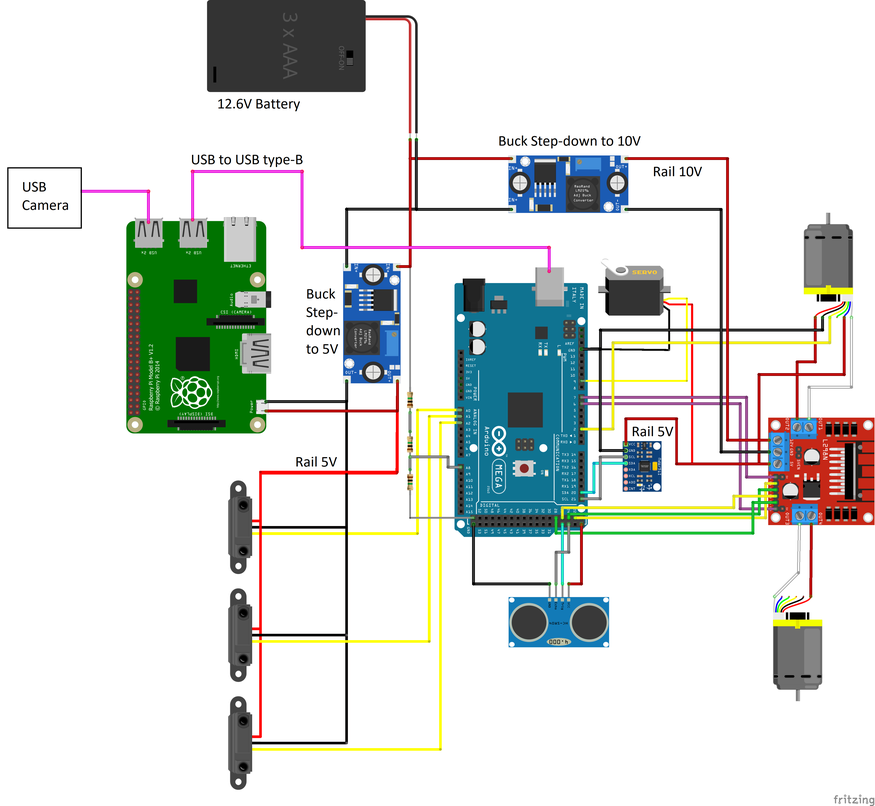
#> input picture image.png, 875 x 806 px, shrunk from 3720 x 3426 before the run
$ python -i openCV.py   (imports and definitions only)
#> lines starting #> are read from the running program, lines starting #| are printed output that depends on the picture; after the words box and inside, x2 and y2 are one past the last pixel; in counts of white or black regions, pixels touching at a corner belong together
import cv2
import numpy as np
import stack
import math
import time
from statistics import mode

def empty():
    pass

start_time = time.process_time()

def get_start_time():
    return start_time


def get_contours(img, imgContour):
    contours, hierarchy = cv2.findContours(img, cv2.RETR_EXTERNAL, cv2.CHAIN_APPROX_SIMPLE)
    contours = sorted(contours, key=cv2.contourArea, reverse=True)[:1]
    try:
        cnt = contours[0]                   # --- since there is only one contour in the image
        area = cv2.contourArea(cnt)         # contour area
        peri = cv2.arcLength(cnt, True)
        approx = cv2.approxPolyDP(cnt, 0.02 * peri, True)
        result = 0

        # find 4 extreme points in contours
        leftmost = tuple(cnt[cnt[:, :, 0].argmin()][0])
        rightmost = tuple(cnt[cnt[:, :, 0].argmax()][0])
        topmost = tuple(cnt[cnt[:, :, 1].argmin()][0])
        bottommost = tuple(cnt[cnt[:, :, 1].argmax()][0])

        # find customized center respectively to the leftmost and the rightmost point
        center = ((leftmost[0] + rightmost[0]) // 2, (leftmost[1] + rightmost[1]) // 2)

        # find contour coordinates, width and height
        x, y, w, h = cv2.boundingRect(approx)

        M = cv2.moments(cnt)

        # calculate x,y coordinate of default center
        cX = int(M["m10"] / M["m00"] + 1e-5)
        cY = int(M["m01"] / M["m00"] + 1e-5)

        # distance between the default center with the bottom point
        distance = int(math.sqrt(pow(bottommost[0] - cX, 2) + pow(bottommost[1] - cY, 2)))

        # only detect if the contours is found (the contours is in the rectangle, this will allow to detect 1 object at a time)
        if distance < h:

            cv2.drawContours(imgContour, cnt, -1, (255, 0, 255), 3)

            cv2.rectangle(imgContour, (x, y), (x + w, y + h), (0, 255, 0), 3)
            cv2.putText(imgContour, "Points: " + str(len(approx)), (x + w - 100, y - 10), cv2.FONT_HERSHEY_COMPLEX,
                        .7,
                        (0, 255, 0), 2)
            cv2.putText(imgContour, "Area: " + str(int(area)), (x + w - 100, y - 35), cv2.FONT_HERSHEY_COMPLEX, 0.7,
                        (0, 255, 0), 2)

            cv2.circle(imgContour, (cX, cY), 5, (0, 0, 255), -1)
            cv2.putText(imgContour, "center", (cX - 25, cY - 25), cv2.FONT_HERSHEY_SIMPLEX, 0.5, (0, 0, 255), 2)

            cv2.line(imgContour, (cX, cY), (bottommost[0], bottommost[1]), (255, 0, 0), thickness=2)
            cv2.line(imgContour, (center[0], center[1]), (bottommost[0], bottommost[1]), (255, 0, 0), thickness=2)

            cv2.circle(imgContour, center, 6, (255, 0, 0), -1)
            cv2.circle(imgContour, bottommost, 6, (255, 0, 0), -1)
            cv2.circle(imgContour, leftmost, 6, (255, 0, 0), -1)
            cv2.circle(imgContour, rightmost, 6, (255, 0, 0), -1)
            cv2.circle(imgContour, topmost, 6, (255, 0, 0), -1)

            distance_center_left = int(math.sqrt(pow(cX - leftmost[0], 2) + pow(cY - leftmost[1], 2)))
            distance_center_right = int(math.sqrt(pow(cX - rightmost[0], 2) + pow(cY - rightmost[1], 2)))
            distance_center_top = int(math.sqrt(pow(cX - topmost[0], 2) + pow(cY - topmost[1], 2)))
            distance_center_bottom = int(math.sqrt(pow(cX - bottommost[0], 2) + pow(cY - bottommost[1], 2)))
            distance_center_centerSurf = int(math.sqrt(pow(cX - center[0], 2) + pow(cY - center[1], 2)))
            distance_center_topmost = int(
                math.sqrt(pow(topmost[0] - center[0], 2) + pow(topmost[1] - center[1], 2)))
            distance_center_leftmost = int(
                math.sqrt(pow(leftmost[0] - center[0], 2) + pow(leftmost[1] - center[1], 2)))
            distance_center_bottomMost = int(
                math.sqrt(pow(bottommost[0] - center[0], 2) + pow(bottommost[1] - center[1], 2)))
            distance_center_rightMost = int(
                math.sqrt(pow(rightmost[0] - center[0], 2) + pow(rightmost[1] - center[1], 2)))

            # draw enclosing circle
            (enclosing_x, enclosing_y), radius = cv2.minEnclosingCircle(cnt)
            center_enclosing = (int(enclosing_x), int(enclosing_y))
            radius = int(radius)
            cv2.circle(imgContour, center_enclosing, radius, (0, 0, 255), 2)
            enclosing_area = math.pi * pow(radius, 2)
            division = enclosing_area / area
            new_division = radius / distance_center_left

            if 4 <= len(approx) <= 6:
                cv2.putText(imgContour, "Cubic", (x + w - 100, y - 55), cv2.FONT_HERSHEY_COMPLEX, .7,
                            (0, 255, 0), 2)
                result = 1
            elif len(approx) == 7:
                cv2.putText(imgContour, "Cylinder", (x + w - 100, y - 55), cv2.FONT_HERSHEY_COMPLEX, .7,
                            (0, 255, 0), 2)
                result = 2
            elif len(approx) == 9:
                cv2.putText(imgContour, "Sphere", (x + w - 100, y - 55), cv2.FONT_HERSHEY_COMPLEX, .7,
                            (0, 255, 0), 2)
                result = 3
            else:
                if len(approx) == 8 and distance_center_bottom > distance_center_bottomMost and new_division >= 1.1:
                    cv2.putText(imgContour, "Sphere", (x + w - 100, y - 55), cv2.FONT_HERSHEY_COMPLEX, .7,
                                (0, 255, 0), 2)
                    result = 3
                elif len(approx) == 8 and distance_center_bottom <= distance_center_bottomMost and new_division < 1.1:
                    cv2.putText(imgContour, "Cylinder", (x + w - 100, y - 55), cv2.FONT_HERSHEY_COMPLEX, .7,
                                (0, 255, 0), 2)
                    result = 2
            return result, area, len(approx)
    except IndexError:
        print("Index out of range")


def process_image(image):
    imgHsv = cv2.cvtColor(image, cv2.COLOR_BGR2HSV)
    # Dark Blue color
    h_min = 90
    h_max = 179
    s_min = 130
    s_max = 255
    v_min = 0
    v_max = 255

    # create mask for color detection
    lower = np.array([h_min, s_min, v_min], np.uint8)
    upper = np.array([h_max, s_max, v_max], np.uint8)
    mask = cv2.inRange(imgHsv, lower, upper)

    # draw black background
    kernel = np.ones((5, 5), np.uint8)

    # dilate black background and the mask
    imgDil = cv2.dilate(mask, kernel)

    # get only the similarity between the real time image and the image with blue color
    imgMask = cv2.bitwise_and(image, imgHsv, mask=mask)

    area = get_contours(imgDil, imgMask)[1]
    points = get_contours(imgDil, imgMask)[2]

    # only execute when the minimum area is 700 and the points are from 4 to 9
    if area > 700 and 4 <= points <= 9:
        return get_contours(imgDil, imgMask)[0],imgMask

>>> import cv2
>>> picture = cv2.imread('image.png')
#> picture is the input picture: shape (806, 875, 3); mean B, G, R 217.7, 220.8, 216.2
>>> result = process_image(picture)
#> in process_image, `imgHsv = cv2.cvtColor(image, cv2.COLOR_BGR2HSV)`: imgHsv: shape (806, 875, 3); mean H, S, V 12.1, 27.3, 227
#> in process_image, `mask = cv2.inRange(imgHsv, lower, upper)`:
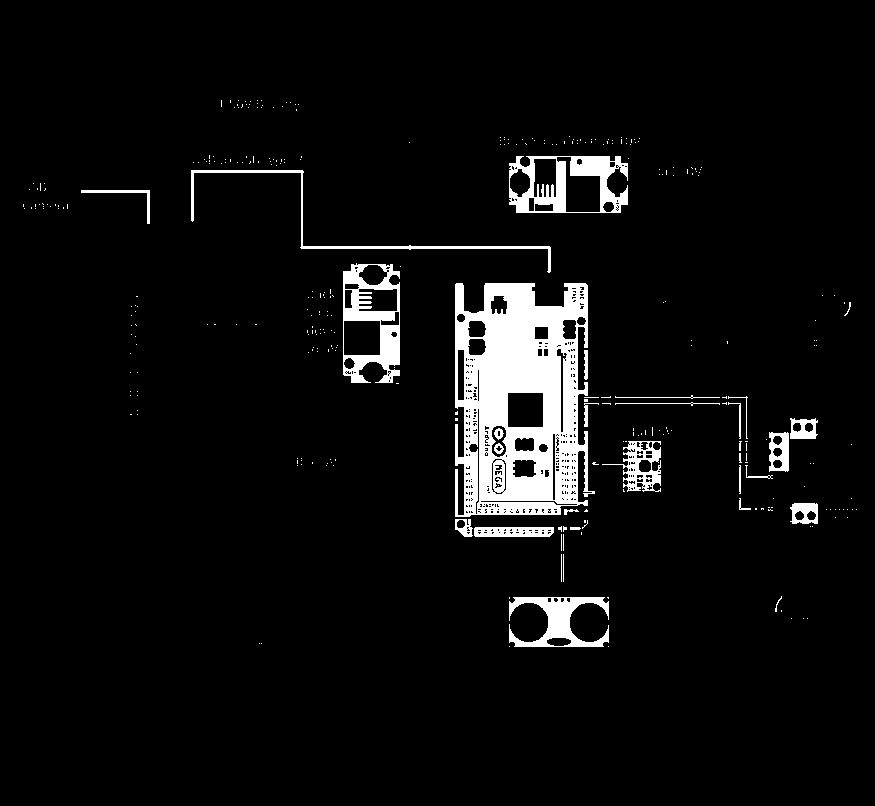
#> mask: shape (806, 875); 5.4% white; 335 white regions (304 under 20 px), largest, box (x1, y1, x2, y2) and area: (455, 283, 595, 517) 22109, (343, 263, 400, 383) 3295, (509, 156, 628, 213) 3287
#> in process_image, `imgDil = cv2.dilate(mask, kernel)`:
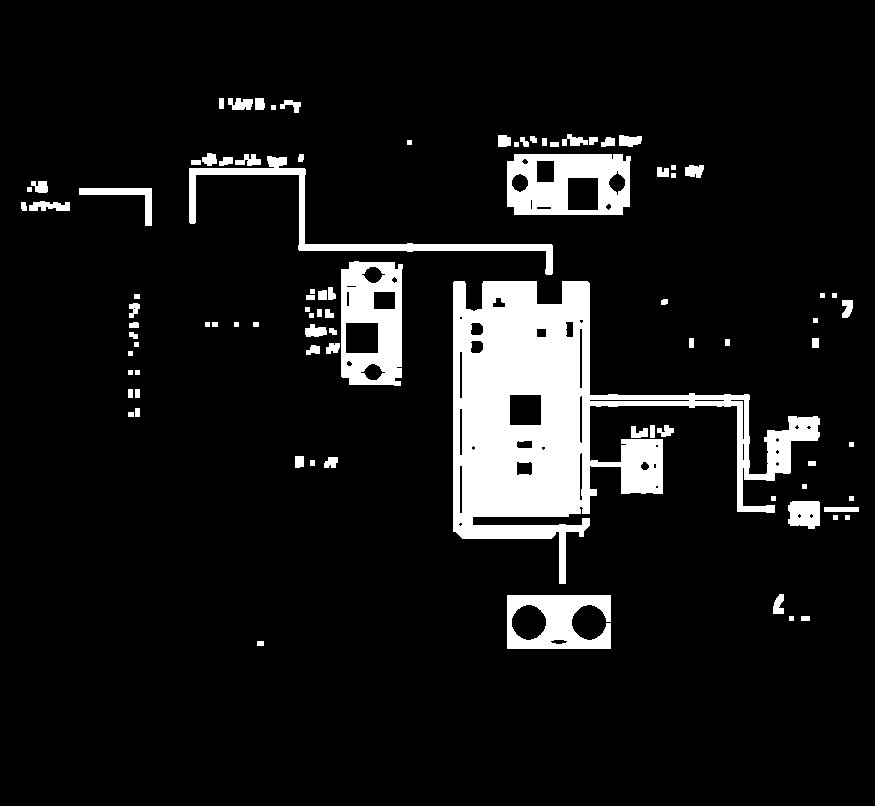
#> imgDil: shape (806, 875); 9.1% white; 90 white regions
#> in process_image, `imgMask = cv2.bitwise_and(image, imgHsv, mask=mask)`:
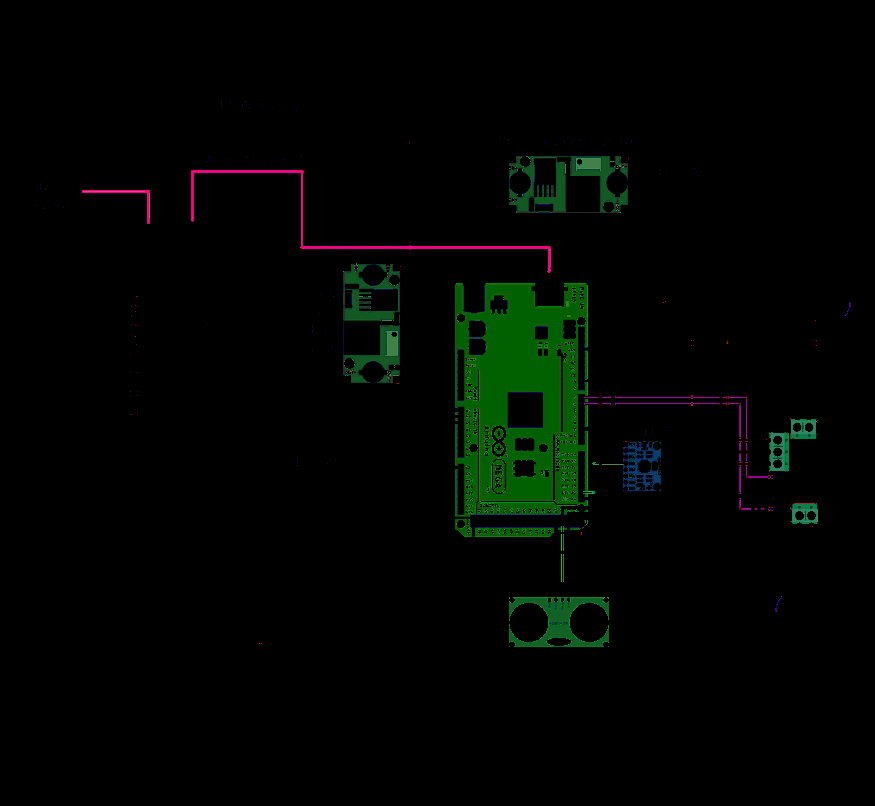
#> imgMask: shape (806, 875, 3); mean B, G, R 1.4, 4.7, 1.3
#> in get_contours, `contours, hierarchy = cv2.findContours(img, cv2.RETR_EXTERNAL, cv2.CHA..`: contours = 90 contours, 25 with area under 20; largest, box (x1, y1, x2, y2) and area: (453, 281, 820, 584) 39814, (341, 261, 403, 386) 7152, (507, 154, 631, 215) 7123, (507, 595, 611, 649) 4504, (189, 156, 553, 275) 3187
#> in get_contours, `contours = sorted(contours, key=cv2.contourArea, reverse=True)[:1]`: contours = 1 contour; box (x1, y1, x2, y2) and area: (453, 281, 820, 584) 39814
#> in get_contours, `cnt = contours[0]`: cnt = contour of 234 points, box (x1, y1, x2, y2) (453, 281, 820, 584), area 39814
#> in get_contours, `area = cv2.contourArea(cnt)`: area = 39814.5
#> in get_contours, `peri = cv2.arcLength(cnt, True)`: peri = 2417.5
#> in get_contours, `approx = cv2.approxPolyDP(cnt, 0.02 * peri, True)`: approx = contour of 14 points, box (x1, y1, x2, y2) (453, 281, 820, 584), area 43720
#> in get_contours, `leftmost = tuple(cnt[cnt[:, :, 0].argmin()][0])`: leftmost = (453, 282)
#> in get_contours, `rightmost = tuple(cnt[cnt[:, :, 0].argmax()][0])`: rightmost = (819, 436)
#> in get_contours, `topmost = tuple(cnt[cnt[:, :, 1].argmin()][0])`: topmost = (454, 281)
#> in get_contours, `bottommost = tuple(cnt[cnt[:, :, 1].argmax()][0])`: bottommost = (559, 583)
#> in get_contours, `center = ((leftmost[0] + rightmost[0]) // 2, (leftmost[1] + rightmost[..`: center = (636, 359)
#> in get_contours, `x, y, w, h = cv2.boundingRect(approx)`: x = 453; y = 281; w = 367; h = 303
#> in get_contours, `M = cv2.moments(cnt)`: M = moments, m00 39814.5, centre m10/m00, m01/m00 = (552.6, 416)
#> in get_contours, `cX = int(M["m10"] / M["m00"] + 1e-5)`: cX = 552
#> in get_contours, `cY = int(M["m01"] / M["m00"] + 1e-5)`: cY = 415
#> in get_contours, `distance = int(math.sqrt(pow(bottommost[0] - cX, 2) + pow(bottommost[1..`: distance = 168
#> in get_contours, `cv2.circle(imgContour, (cX, cY), 5, (0, 0, 255), -1)`: imgContour: shape (806, 875, 3); mean B, G, R 2.1, 7.8, 2
#> in get_contours, `cv2.circle(imgContour, center, 6, (255, 0, 0), -1)`: imgContour: shape (806, 875, 3); mean B, G, R 2.5, 7.7, 2.1
#> in get_contours, `cv2.circle(imgContour, bottommost, 6, (255, 0, 0), -1)`: imgContour: shape (806, 875, 3); mean B, G, R 2.5, 7.7, 2.1
#> in get_contours, `cv2.circle(imgContour, leftmost, 6, (255, 0, 0), -1)`: imgContour: shape (806, 875, 3); mean B, G, R 2.6, 7.7, 2.1
#> in get_contours, `cv2.circle(imgContour, rightmost, 6, (255, 0, 0), -1)`: imgContour: shape (806, 875, 3); mean B, G, R 2.6, 7.6, 2.1
#> in get_contours, `cv2.circle(imgContour, topmost, 6, (255, 0, 0), -1)`: imgContour: shape (806, 875, 3); mean B, G, R 2.6, 7.6, 2.1
#> in get_contours, `distance_center_left = int(math.sqrt(pow(cX - leftmost[0], 2) + pow(cY..`: distance_center_left = 165
#> in get_contours, `distance_center_right = int(math.sqrt(pow(cX - rightmost[0], 2) + pow(..`: distance_center_right = 267
#> in get_contours, `distance_center_top = int(math.sqrt(pow(cX - topmost[0], 2) + pow(cY -..`: distance_center_top = 166
#> in get_contours, `distance_center_bottom = int(math.sqrt(pow(cX - bottommost[0], 2) + po..`: distance_center_bottom = 168
#> in get_contours, `distance_center_centerSurf = int(math.sqrt(pow(cX - center[0], 2) + po..`: distance_center_centerSurf = 100
#> in get_contours, `distance_center_topmost = int( math.sqrt(pow(topmost[0] - center[0], 2..`: distance_center_topmost = 198
#> in get_contours, `distance_center_bottomMost = int( math.sqrt(pow(bottommost[0] - center..`: distance_center_bottomMost = 236
#> in get_contours, `distance_center_rightMost = int( math.sqrt(pow(rightmost[0] - center[0..`: distance_center_rightMost = 198
#> in get_contours, `(enclosing_x, enclosing_y), radius = cv2.minEnclosingCircle(cnt)`: enclosing_x = 616; enclosing_y = 406.5; radius = 205.1
#> in get_contours, `center_enclosing = (int(enclosing_x), int(enclosing_y))`: center_enclosing = (616, 406)
#> in get_contours, `radius = int(radius)`: radius = 205
#> in get_contours, `enclosing_area = math.pi * pow(radius, 2)`: enclosing_area = 132025.4
#> in get_contours, `division = enclosing_area / area`: division = 3.32
#> in get_contours, `new_division = radius / distance_center_left`: new_division = 1.24
#> in process_image, `area = get_contours(imgDil, imgMask)[1]`: area = 39814.5
#> in get_contours (call 2), `contours, hierarchy = cv2.findContours(img, cv2.RETR_EXTERNAL, cv2.CHA..`: contours = 90 contours, 25 with area under 20; largest, box (x1, y1, x2, y2) and area: (453, 281, 820, 584) 39814, (341, 261, 403, 386) 7152, (507, 154, 631, 215) 7123, (507, 595, 611, 649) 4504, (189, 156, 553, 275) 3187
#> in get_contours (call 2), `contours = sorted(contours, key=cv2.contourArea, reverse=True)[:1]`: contours = 1 contour; box (x1, y1, x2, y2) and area: (453, 281, 820, 584) 39814
#> in get_contours (call 2), `cv2.rectangle(imgContour, (x, y), (x + w, y + h), (0, 255, 0), 3)`:
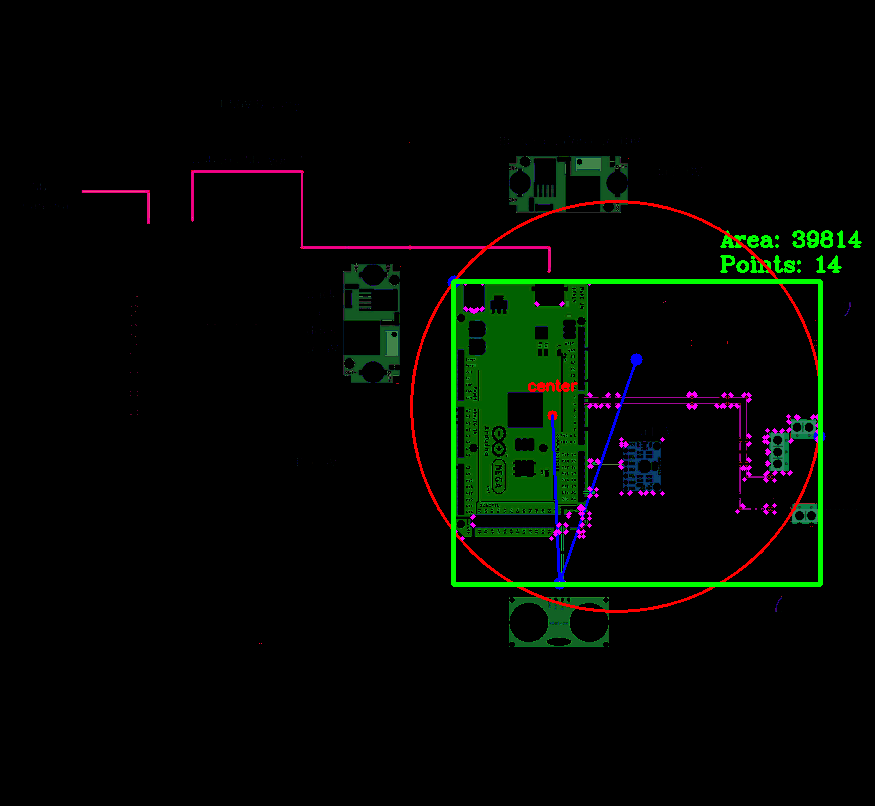
#> imgContour: shape (806, 875, 3); mean B, G, R 2.5, 7.6, 3.3
#> in get_contours (call 2), `cv2.putText(imgContour, "Points: " + str(len(approx)), (x + w - 100, y..`: imgContour: shape (806, 875, 3); 0.01% of pixels changed, all inside (x1, y1, x2, y2) = (753, 255, 773, 273)
#> in get_contours (call 2), `cv2.putText(imgContour, "Area: " + str(int(area)), (x + w - 100, y - 3..`: imgContour: shape (806, 875, 3); mean B, G, R 2.5, 7.7, 3.3
#> in get_contours (call 2), `cv2.circle(imgContour, (cX, cY), 5, (0, 0, 255), -1)`: imgContour: shape (806, 875, 3); mean B, G, R 2.5, 7.7, 3.3
#> in get_contours (call 2), `cv2.line(imgContour, (cX, cY), (bottommost[0], bottommost[1]), (255, 0..`: imgContour: shape (806, 875, 3); mean B, G, R 2.5, 7.7, 3.3
#> in get_contours (call 2), `cv2.line(imgContour, (center[0], center[1]), (bottommost[0], bottommos..`: imgContour: shape (806, 875, 3); mean B, G, R 2.5, 7.7, 3.3
#> in get_contours (call 2), `cv2.circle(imgContour, bottommost, 6, (255, 0, 0), -1)`: imgContour: shape (806, 875, 3); mean B, G, R 2.6, 7.6, 3.3
#> in get_contours (call 2), `cv2.circle(imgContour, leftmost, 6, (255, 0, 0), -1)`: imgContour: shape (806, 875, 3); mean B, G, R 2.6, 7.6, 3.3
#> in get_contours (call 2), `cv2.circle(imgContour, rightmost, 6, (255, 0, 0), -1)`: imgContour: shape (806, 875, 3); mean B, G, R 2.6, 7.6, 3.3
#> in get_contours (call 2), `cv2.circle(imgContour, topmost, 6, (255, 0, 0), -1)`: imgContour: shape (806, 875, 3); mean B, G, R 2.6, 7.6, 3.3
#> in get_contours (call 2), `(enclosing_x, enclosing_y), radius = cv2.minEnclosingCircle(cnt)`: radius = 205.1
#> in get_contours (call 2), `radius = int(radius)`: radius = 205
#> in process_image, `points = get_contours(imgDil, imgMask)[2]`: points = 14
